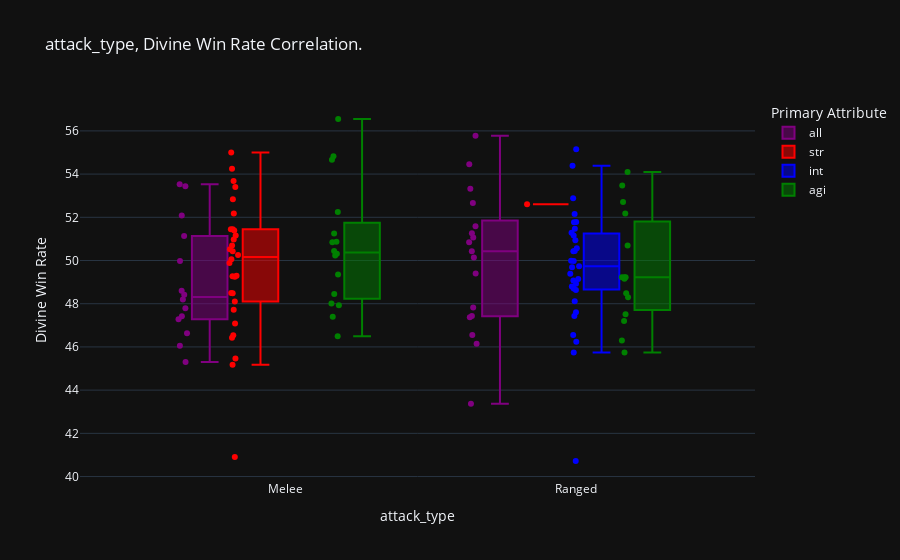

Here is the notebook cell this chart was saved with:
### Code cell
def type_corr_winrate(df, target_col, feature_col1, feature_col2):
    
    color_map = {'str': 'red', 'int': 'blue', 'agi': 'green', 'all': 'purple'}
    df['Color'] = df[feature_col1].map(color_map)
    fig = px.box(df, x=feature_col2, y=target_col, points='all', title=f'{feature_col2}, {target_col} Correlation.',
                 hover_data=['Name', target_col],
                 color=feature_col1, color_discrete_map=color_map)
    
    fig.update_layout(template='plotly_dark', yaxis_title=target_col)

    fig.update_traces(hovertemplate='Name: %{customdata[0]} <br>Divine Win Rate: %{y}')
    
    fig.show()

type_corr_winrate (df, 'Divine Win Rate', 'Primary Attribute','attack_type')

### Figure 1 — Plotly figure (JSON) as saved in the notebook; plotly's stock layout.template omitted (floating-point values rounded to 4 significant figures)
{"data": [{"alignmentgroup": "True", "boxpoints": "all", "customdata": [["Abaddon"], ["Bane"], ["Batrider"], ["Beastmaster"], ["Brewmaster"], ["Broodmother"], ["Chen"], ["Clockwerk"], ["Dark Seer"], ["Dark Willow"], ["Dazzle"], ["Enigma"], ["Io"], ["Lone Druid"], ["Lycan"], ["Magnus"], ["Marci"], ["Mirana"], ["Nyx Assassin"], ["Pangolier"], ["Phoenix"], ["Sand King"], ["Snapfire"], ["Techies"], ["Timbersaw"], ["Vengeful Spirit"], ["Venomancer"], ["Visage"], ["Void Spirit"], ["Windranger"], ["Winter Wyvern"]], "hovertemplate": "Name: %{customdata[0]} <br>Divine Win Rate: %{y}", "legendgroup": "all", "marker": {"color": "purple"}, "name": "all", "notched": false, "offsetgroup": "all", "orientation": "v", "showlegend": true, "type": "box", "x": ["Melee", "Ranged", "Ranged", "Melee", "Melee", "Melee", "Ranged", "Melee", "Melee", "Ranged", "Ranged", "Ranged", "Ranged", "Ranged", "Melee", "Melee", "Melee", "Ranged", "Melee", "Melee", "Ranged", "Melee", "Ranged", "Ranged", "Melee", "Ranged", "Ranged", "Ranged", "Melee", "Ranged", "Ranged"], "x0": " ", "xaxis": "x", "y": [49.98, 51.59, 43.37, 45.3, 53.44, 48.2, 54.45, 48.6, 53.53, 50.84, 46.15, 51.26, 53.32, 50.14, 48.42, 46.06, 47.28, 49.4, 51.13, 47.79, 47.37, 52.08, 47.83, 50.43, 47.42, 46.55, 52.66, 55.77, 46.63, 51.07, 47.43], "y0": " ", "yaxis": "y"}, {"alignmentgroup": "True", "boxpoints": "all", "customdata": [["Alchemist"], ["Axe"], ["Bristleback"], ["Centaur Warrunner"], ["Chaos Knight"], ["Dawnbreaker"], ["Doom"], ["Dragon Knight"], ["Earth Spirit"], ["Earthshaker"], ["Elder Titan"], ["Huskar"], ["Kunkka"], ["Legion Commander"], ["Lifestealer"], ["Mars"], ["Night Stalker"], ["Ogre Magi"], ["Omniknight"], ["Primal Beast"], ["Pudge"], ["Slardar"], ["Spirit Breaker"], ["Sven"], ["Tidehunter"], ["Tiny"], ["Treant Protector"], ["Tusk"], ["Underlord"], ["Undying"], ["Wraith King"]], "hovertemplate": "Name: %{customdata[0]} <br>Divine Win Rate: %{y}", "legendgroup": "str", "marker": {"color": "red"}, "name": "str", "notched": false, "offsetgroup": "str", "orientation": "v", "showlegend": true, "type": "box", "x": ["Melee", "Melee", "Melee", "Melee", "Melee", "Melee", "Melee", "Melee", "Melee", "Melee", "Melee", "Ranged", "Melee", "Melee", "Melee", "Melee", "Melee", "Melee", "Melee", "Melee", "Melee", "Melee", "Melee", "Melee", "Melee", "Melee", "Melee", "Melee", "Melee", "Melee", "Melee"], "x0": " ", "xaxis": "x", "y": [47.72, 51.45, 45.47, 48.48, 51.16, 50.7, 40.9, 45.18, 49.3, 53.4, 54.25, 52.6, 50.97, 55, 49.27, 47.09, 52.18, 49.89, 52.84, 50.26, 49.25, 50.52, 50.43, 51.45, 48.1, 46.54, 51.39, 46.43, 50.06, 53.68, 48.5], "y0": " ", "yaxis": "y"}, {"alignmentgroup": "True", "boxpoints": "all", "customdata": [["Ancient Apparition"], ["Crystal Maiden"], ["Death Prophet"], ["Disruptor"], ["Enchantress"], ["Grimstroke"], ["Invoker"], ["Jakiro"], ["Keeper of the Light"], ["Leshrac"], ["Lich"], ["Lina"], ["Lion"], ["Muerta"], ["Nature's Prophet"], ["Necrophos"], ["Oracle"], ["Outworld Destroyer"], ["Puck"], ["Pugna"], ["Queen of Pain"], ["Rubick"], ["Shadow Demon"], ["Shadow Shaman"], ["Silencer"], ["Skywrath Mage"], ["Storm Spirit"], ["Tinker"], ["Warlock"], ["Witch Doctor"], ["Zeus"]], "hovertemplate": "Name: %{customdata[0]} <br>Divine Win Rate: %{y}", "legendgroup": "int", "marker": {"color": "blue"}, "name": "int", "notched": false, "offsetgroup": "int", "orientation": "v", "showlegend": true, "type": "box", "x": ["Ranged", "Ranged", "Ranged", "Ranged", "Ranged", "Ranged", "Ranged", "Ranged", "Ranged", "Ranged", "Ranged", "Ranged", "Ranged", "Ranged", "Ranged", "Ranged", "Ranged", "Ranged", "Ranged", "Ranged", "Ranged", "Ranged", "Ranged", "Ranged", "Ranged", "Ranged", "Ranged", "Ranged", "Ranged", "Ranged", "Ranged"], "x0": " ", "xaxis": "x", "y": [51.78, 48.93, 50.44, 48.64, 45.74, 49.39, 51.47, 51.28, 47.61, 49.08, 50.94, 46.55, 48.11, 49.98, 40.72, 51.16, 55.15, 50.57, 48.8, 51.77, 49.99, 46.24, 48.71, 49.73, 50.43, 52.88, 49.14, 54.39, 52.15, 47.43, 49.69], "y0": " ", "yaxis": "y"}, {"alignmentgroup": "True", "boxpoints": "all", "customdata": [["Anti-Mage"], ["Arc Warden"], ["Bloodseeker"], ["Bounty Hunter"], ["Clinkz"], ["Drow Ranger"], ["Ember Spirit"], ["Faceless Void"], ["Gyrocopter"], ["Hoodwink"], ["Juggernaut"], ["Luna"], ["Medusa"], ["Meepo"], ["Monkey King"], ["Morphling"], ["Naga Siren"], ["Phantom Assassin"], ["Phantom Lancer"], ["Razor"], ["Riki"], ["Shadow Fiend"], ["Slark"], ["Sniper"], ["Spectre"], ["Templar Assassin"], ["Terrorblade"], ["Troll Warlord"], ["Ursa"], ["Viper"], ["Weaver"]], "hovertemplate": "Name: %{customdata[0]} <br>Divine Win Rate: %{y}", "legendgroup": "agi", "marker": {"color": "green"}, "name": "agi", "notched": false, "offsetgroup": "agi", "orientation": "v", "showlegend": true, "type": "box", "x": ["Melee", "Ranged", "Melee", "Melee", "Ranged", "Ranged", "Melee", "Melee", "Ranged", "Ranged", "Melee", "Ranged", "Ranged", "Melee", "Melee", "Ranged", "Melee", "Melee", "Melee", "Ranged", "Melee", "Ranged", "Melee", "Ranged", "Melee", "Ranged", "Melee", "Ranged", "Melee", "Ranged", "Ranged"], "x0": " ", "xaxis": "x", "y": [48.01, 52.18, 50.44, 50.87, 52.71, 50.7, 50.23, 50.31, 49.22, 46.3, 49.35, 48.3, 54.1, 56.55, 47.4, 45.74, 54.83, 46.49, 50.84, 49.22, 54.66, 47.51, 51.25, 49.23, 52.25, 49.15, 48.45, 47.2, 47.93, 48.49, 53.47], "y0": " ", "yaxis": "y"}], "layout": {"boxmode": "group", "legend": {"title": {"text": "Primary Attribute"}, "tracegroupgap": 0}, "title": {"text": "attack_type, Divine Win Rate Correlation."}, "xaxis": {"anchor": "y", "domain": [0, 1], "title": {"text": "attack_type"}}, "yaxis": {"anchor": "x", "domain": [0, 1], "title": {"text": "Divine Win Rate"}}}}
